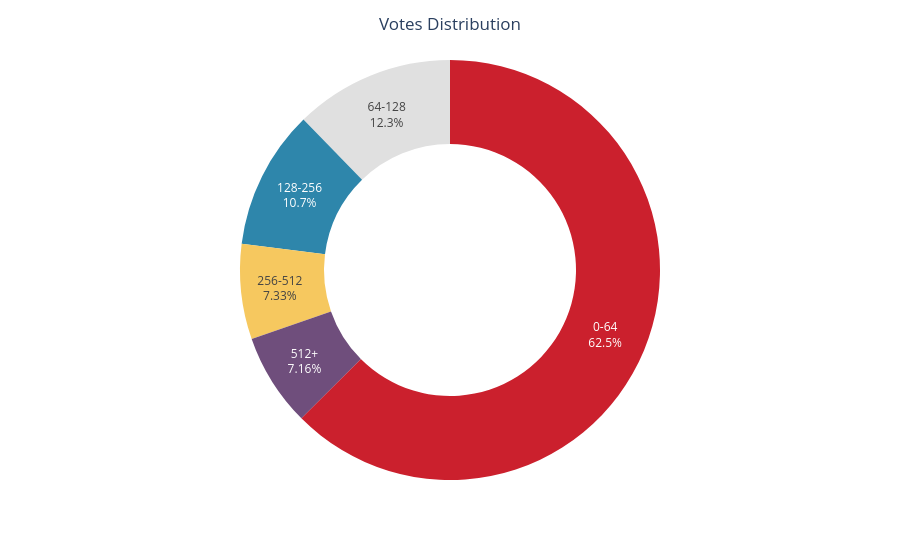

Source (notebook cell):
### Markdown cell above
0-550 is the price range in over 60% of the restaurants.

### Code cell
# Votes Distribution
plt.figure(figsize=(6,6))

avg_cost_count = df['Votes_Range'].value_counts(ascending=False).reset_index()
avg_cost_count.columns = ['Votes_range', 'Count']

fig = px.pie(avg_cost_count, names='Votes_range', values='Count', hole=0.6, color_discrete_sequence=colors_six)
fig.update_traces(textinfo='percent+label')
fig.update_layout(title='Votes Distribution', title_x=0.5, showlegend=False)
fig.show()

### Figure 1 — Plotly figure (JSON) as saved in the notebook; plotly's stock layout.template omitted (floating-point values rounded to 4 significant figures)
{"data": [{"domain": {"x": [0, 1], "y": [0, 1]}, "hole": 0.6, "hovertemplate": "Votes_range=%{label}<br>Count=%{value}<extra></extra>", "labels": ["0-64", "64-128", "128-256", "256-512", "512+"], "legendgroup": "", "name": "", "showlegend": true, "textinfo": "percent+label", "type": "pie", "values": [5965, 1173, 1022, 699, 683]}], "layout": {"legend": {"tracegroupgap": 0}, "margin": {"t": 60}, "piecolorway": ["#CB202D", "#E0E0E0", "#2E86AB", "#F6C85F", "#6F4E7C", "#9FD356"], "showlegend": false, "title": {"text": "Votes Distribution", "x": 0.5}}}
